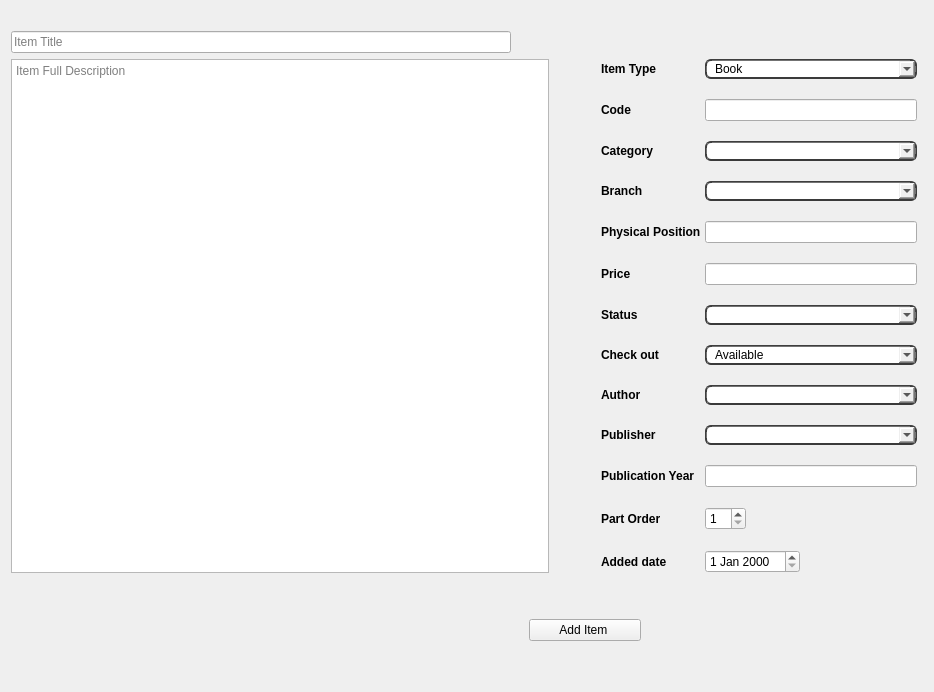
              <widget class="QWidget" name="tab_9">
               <attribute name="title">
                <string>Add New Item</string>
               </attribute>
               <layout class="QGridLayout" name="gridLayout_12">
                <item row="2" column="15">
                 <spacer name="horizontalSpacer_85">
                  <property name="orientation">
                   <enum>Qt::Horizontal</enum>
                  </property>
                  <property name="sizeHint" stdset="0">
                   <size>
                    <width>40</width>
                    <height>20</height>
                   </size>
                  </property>
                 </spacer>
                </item>
                <item row="10" column="24">
                 <spacer name="horizontalSpacer_11">
                  <property name="orientation">
                   <enum>Qt::Vertical</enum>
                  </property>
                  <property name="sizeType">
                   <enum>QSizePolicy::Maximum</enum>
                  </property>
                  <property name="sizeHint" stdset="0">
                   <size>
                    <width>2</width>
                    <height>40</height>
                   </size>
                  </property>
                 </spacer>
                </item>
                <item row="0" column="7">
                 <spacer name="horizontalSpacer_63">
                  <property name="orientation">
                   <enum>Qt::Horizontal</enum>
                  </property>
                  <property name="sizeHint" stdset="0">
                   <size>
                    <width>40</width>
                    <height>20</height>
                   </size>
                  </property>
                 </spacer>
                </item>
                <item row="0" column="17">
                 <spacer name="horizontalSpacer_84">
                  <property name="orientation">
                   <enum>Qt::Horizontal</enum>
                  </property>
                  <property name="sizeHint" stdset="0">
                   <size>
                    <width>40</width>
                    <height>20</height>
                   </size>
                  </property>
                 </spacer>
                </item>
                <item row="0" column="22">
                 <spacer name="horizontalSpacer_14">
                  <property name="orientation">
                   <enum>Qt::Horizontal</enum>
                  </property>
                  <property name="sizeHint" stdset="0">
                   <size>
                    <width>40</width>
                    <height>20</height>
                   </size>
                  </property>
                 </spacer>
                </item>
                <item row="10" column="25">
                 <spacer name="horizontalSpacer_9">
                  <property name="orientation">
                   <enum>Qt::Vertical</enum>
                  </property>
                  <property name="sizeType">
                   <enum>QSizePolicy::Maximum</enum>
                  </property>
                  <property name="sizeHint" stdset="0">
                   <size>
                    <width>2</width>
                    <height>40</height>
                   </size>
                  </property>
                 </spacer>
                </item>
                <item row="0" column="9">
                 <spacer name="horizontalSpacer_62">
                  <property name="orientation">
                   <enum>Qt::Horizontal</enum>
                  </property>
                  <property name="sizeHint" stdset="0">
                   <size>
                    <width>40</width>
                    <height>20</height>
                   </size>
                  </property>
                 </spacer>
                </item>
                <item row="0" column="16">
                 <spacer name="horizontalSpacer_82">
                  <property name="orientation">
                   <enum>Qt::Horizontal</enum>
                  </property>
                  <property name="sizeHint" stdset="0">
                   <size>
                    <width>40</width>
                    <height>20</height>
                   </size>
                  </property>
                 </spacer>
                </item>
                <item row="1" column="1" colspan="11">
                 <widget class="QLineEdit" name="lineEdit_3">
                  <property name="placeholderText">
                   <string>Item Title</string>
                  </property>
                 </widget>
                </item>
                <item row="0" column="6">
                 <spacer name="horizontalSpacer_60">
                  <property name="orientation">
                   <enum>Qt::Horizontal</enum>
                  </property>
                  <property name="sizeHint" stdset="0">
                   <size>
                    <width>40</width>
                    <height>20</height>
                   </size>
                  </property>
                 </spacer>
                </item>
                <item row="0" column="20">
                 <spacer name="horizontalSpacer_83">
                  <property name="orientation">
                   <enum>Qt::Horizontal</enum>
                  </property>
                  <property name="sizeHint" stdset="0">
                   <size>
                    <width>40</width>
                    <height>20</height>
                   </size>
                  </property>
                 </spacer>
                </item>
                <item row="0" column="4">
                 <spacer name="horizontalSpacer_79">
                  <property name="orientation">
                   <enum>Qt::Horizontal</enum>
                  </property>
                  <property name="sizeHint" stdset="0">
                   <size>
                    <width>40</width>
                    <height>20</height>
                   </size>
                  </property>
                 </spacer>
                </item>
                <item row="10" column="23">
                 <spacer name="horizontalSpacer_8">
                  <property name="orientation">
                   <enum>Qt::Vertical</enum>
                  </property>
                  <property name="sizeType">
                   <enum>QSizePolicy::Preferred</enum>
                  </property>
                  <property name="sizeHint" stdset="0">
                   <size>
                    <width>2</width>
                    <height>40</height>
                   </size>
                  </property>
                 </spacer>
                </item>
                <item row="0" column="1">
                 <spacer name="horizontalSpacer_12">
                  <property name="orientation">
                   <enum>Qt::Horizontal</enum>
                  </property>
                  <property name="sizeHint" stdset="0">
                   <size>
                    <width>40</width>
                    <height>20</height>
                   </size>
                  </property>
                 </spacer>
                </item>
                <item row="0" column="10">
                 <spacer name="horizontalSpacer_59">
                  <property name="orientation">
                   <enum>Qt::Horizontal</enum>
                  </property>
                  <property name="sizeHint" stdset="0">
                   <size>
                    <width>40</width>
                    <height>20</height>
                   </size>
                  </property>
                 </spacer>
                </item>
                <item row="0" column="8">
                 <spacer name="horizontalSpacer_64">
                  <property name="orientation">
                   <enum>Qt::Horizontal</enum>
                  </property>
                  <property name="sizeHint" stdset="0">
                   <size>
                    <width>40</width>
                    <height>20</height>
                   </size>
                  </property>
                 </spacer>
                </item>
                <item row="0" column="3">
                 <spacer name="horizontalSpacer_80">
                  <property name="orientation">
                   <enum>Qt::Horizontal</enum>
                  </property>
                  <property name="sizeHint" stdset="0">
                   <size>
                    <width>40</width>
                    <height>20</height>
                   </size>
                  </property>
                 </spacer>
                </item>
                <item row="0" column="2">
                 <spacer name="horizontalSpacer_16">
                  <property name="orientation">
                   <enum>Qt::Horizontal</enum>
                  </property>
                  <property name="sizeHint" stdset="0">
                   <size>
                    <width>40</width>
                    <height>20</height>
                   </size>
                  </property>
                 </spacer>
                </item>
                <item row="0" column="21">
                 <spacer name="horizontalSpacer_10">
                  <property name="orientation">
                   <enum>Qt::Horizontal</enum>
                  </property>
                  <property name="sizeType">
                   <enum>QSizePolicy::Minimum</enum>
                  </property>
                  <property name="sizeHint" stdset="0">
                   <size>
                    <width>40</width>
                    <height>20</height>
                   </size>
                  </property>
                 </spacer>
                </item>
                <item row="3" column="14">
                 <spacer name="verticalSpacer_23">
                  <property name="orientation">
                   <enum>Qt::Vertical</enum>
                  </property>
                  <property name="sizeType">
                   <enum>QSizePolicy::Maximum</enum>
                  </property>
                  <property name="sizeHint" stdset="0">
                   <size>
                    <width>20</width>
                    <height>40</height>
                   </size>
                  </property>
                 </spacer>
                </item>
                <item row="2" column="1" colspan="14">
                 <widget class="QTextEdit" name="textEdit">
                  <property name="placeholderText">
                   <string>Item Full Description</string>
                  </property>
                 </widget>
                </item>
                <item row="0" column="19">
                 <spacer name="horizontalSpacer_13">
                  <property name="orientation">
                   <enum>Qt::Horizontal</enum>
                  </property>
                  <property name="sizeHint" stdset="0">
                   <size>
                    <width>40</width>
                    <height>20</height>
                   </size>
                  </property>
                 </spacer>
                </item>
                <item row="0" column="11">
                 <spacer name="horizontalSpacer_17">
                  <property name="orientation">
                   <enum>Qt::Horizontal</enum>
                  </property>
                  <property name="sizeHint" stdset="0">
                   <size>
                    <width>40</width>
                    <height>20</height>
                   </size>
                  </property>
                 </spacer>
                </item>
                <item row="2" column="16" colspan="7">
                 <layout class="QFormLayout" name="formLayout_2">
                  <property name="sizeConstraint">
                   <enum>QLayout::SetDefaultConstraint</enum>
                  </property>
                  <property name="fieldGrowthPolicy">
                   <enum>QFormLayout::AllNonFixedFieldsGrow</enum>
                  </property>
                  <property name="rowWrapPolicy">
                   <enum>QFormLayout::DontWrapRows</enum>
                  </property>
                  <property name="horizontalSpacing">
                   <number>4</number>
                  </property>
                  <property name="verticalSpacing">
                   <number>20</number>
                  </property>
                  <property name="topMargin">
                   <number>0</number>
                  </property>
                  <property name="bottomMargin">
                   <number>0</number>
                  </property>
                  <item row="1" column="0">
                   <widget class="QLabel" name="label_87">
                    <property name="sizePolicy">
                     <sizepolicy hsizetype="Preferred" vsizetype="Preferred">
                      <horstretch>0</horstretch>
                      <verstretch>0</verstretch>
                     </sizepolicy>
                    </property>
                    <property name="font">
                     <font>
                      <family>MS Shell Dlg 2</family>
                      <weight>75</weight>
                      <bold>true</bold>
                     </font>
                    </property>
                    <property name="text">
                     <string>Item Type</string>
                    </property>
                   </widget>
                  </item>
                  <item row="1" column="1">
                   <widget class="QComboBox" name="comboBox_5">
                    <property name="sizePolicy">
                     <sizepolicy hsizetype="Preferred" vsizetype="Preferred">
                      <horstretch>0</horstretch>
                      <verstretch>0</verstretch>
                     </sizepolicy>
                    </property>
                    <property name="styleSheet">
                     <string notr="true">border-style: outset;
	border-width: 2px;
	border-top-color: qlineargradient(spread:pad, x1:0.5, y1:0.6, x2:0.5, y2:0.4, stop:0 rgba(115, 115, 115, 255), stop:1 rgba(62, 62, 62, 255));
	border-right-color: qlineargradient(spread:pad, x1:0.4, y1:0.5, x2:0.6, y2:0.5, stop:0 rgba(115, 115, 115, 255), stop:1 rgba(62, 62, 62, 255));
	border-left-color: qlineargradient(spread:pad, x1:0.6, y1:0.5, x2:0.4, y2:0.5, stop:0 rgba(115, 115, 115, 255), stop:1 rgba(62, 62, 62, 255));
	border-bottom-color: rgb(58, 58, 58);
	border-bottom-width: 1px;
	border-style: solid;
	border-width: 2px; border-radius: 6px;
	
padding: 0 8px;
</string>
                    </property>
                    <item>
                     <property name="text">
                      <string>Book</string>
                     </property>
                    </item>
                    <item>
                     <property name="text">
                      <string>Magazine</string>
                     </property>
                    </item>
                    <item>
                     <property name="text">
                      <string>Audio Material</string>
                     </property>
                    </item>
                   </widget>
                  </item>
                  <item row="2" column="0">
                   <widget class="QLabel" name="label_80">
                    <property name="font">
                     <font>
                      <family>MS Shell Dlg 2</family>
                      <weight>75</weight>
                      <bold>true</bold>
                     </font>
                    </property>
                    <property name="text">
                     <string>Code</string>
                    </property>
                   </widget>
                  </item>
                  <item row="2" column="1">
                   <widget class="QLineEdit" name="lineEdit_10">
                    <property name="sizePolicy">
                     <sizepolicy hsizetype="Preferred" vsizetype="Maximum">
                      <horstretch>0</horstretch>
                      <verstretch>0</verstretch>
                     </sizepolicy>
                    </property>
                   </widget>
                  </item>
                  <item row="3" column="0">
                   <widget class="QLabel" name="label_81">
                    <property name="sizePolicy">
                     <sizepolicy hsizetype="Preferred" vsizetype="Preferred">
                      <horstretch>0</horstretch>
                      <verstretch>0</verstretch>
                     </sizepolicy>
                    </property>
                    <property name="font">
                     <font>
                      <family>MS Shell Dlg 2</family>
                      <weight>75</weight>
                      <bold>true</bold>
                     </font>
                    </property>
                    <property name="text">
                     <string>Category</string>
                    </property>
                   </widget>
                  </item>
                  <item row="3" column="1">
                   <widget class="QComboBox" name="comboBox_40">
                    <property name="sizePolicy">
                     <sizepolicy hsizetype="Minimum" vsizetype="Maximum">
                      <horstretch>0</horstretch>
                      <verstretch>0</verstretch>
                     </sizepolicy>
                    </property>
                    <property name="styleSheet">
                     <string notr="true">border-style: outset;
	border-width: 2px;
	border-top-color: qlineargradient(spread:pad, x1:0.5, y1:0.6, x2:0.5, y2:0.4, stop:0 rgba(115, 115, 115, 255), stop:1 rgba(62, 62, 62, 255));
	border-right-color: qlineargradient(spread:pad, x1:0.4, y1:0.5, x2:0.6, y2:0.5, stop:0 rgba(115, 115, 115, 255), stop:1 rgba(62, 62, 62, 255));
	border-left-color: qlineargradient(spread:pad, x1:0.6, y1:0.5, x2:0.4, y2:0.5, stop:0 rgba(115, 115, 115, 255), stop:1 rgba(62, 62, 62, 255));
	border-bottom-color: rgb(58, 58, 58);
	border-bottom-width: 1px;
	border-style: solid;
	border-width: 2px; border-radius: 6px;
	
padding: 0 8px;
</string>
                    </property>
                   </widget>
                  </item>
                  <item row="4" column="0">
                   <widget class="QLabel" name="label_91">
                    <property name="font">
                     <font>
                      <family>MS Shell Dlg 2</family>
                      <weight>75</weight>
                      <bold>true</bold>
                     </font>
                    </property>
                    <property name="text">
                     <string>Branch</string>
                    </property>
                   </widget>
                  </item>
                  <item row="4" column="1">
                   <widget class="QComboBox" name="comboBox_41">
                    <property name="sizePolicy">
                     <sizepolicy hsizetype="Minimum" vsizetype="Maximum">
                      <horstretch>0</horstretch>
                      <verstretch>0</verstretch>
                     </sizepolicy>
                    </property>
                    <property name="styleSheet">
                     <string notr="true">border-style: outset;
	border-width: 2px;
	border-top-color: qlineargradient(spread:pad, x1:0.5, y1:0.6, x2:0.5, y2:0.4, stop:0 rgba(115, 115, 115, 255), stop:1 rgba(62, 62, 62, 255));
	border-right-color: qlineargradient(spread:pad, x1:0.4, y1:0.5, x2:0.6, y2:0.5, stop:0 rgba(115, 115, 115, 255), stop:1 rgba(62, 62, 62, 255));
	border-left-color: qlineargradient(spread:pad, x1:0.6, y1:0.5, x2:0.4, y2:0.5, stop:0 rgba(115, 115, 115, 255), stop:1 rgba(62, 62, 62, 255));
	border-bottom-color: rgb(58, 58, 58);
	border-bottom-width: 1px;
	border-style: solid;
	border-width: 2px; border-radius: 6px;
	
padding: 0 8px;
</string>
                    </property>
                   </widget>
                  </item>
                  <item row="5" column="0">
                   <widget class="QLabel" name="label_88">
                    <property name="font">
                     <font>
                      <family>MS Shell Dlg 2</family>
                      <weight>75</weight>
                      <bold>true</bold>
                     </font>
                    </property>
                    <property name="text">
                     <string>Physical Position</string>
                    </property>
                   </widget>
                  </item>
                  <item row="5" column="1">
                   <widget class="QLineEdit" name="lineEdit_12">
                    <property name="sizePolicy">
                     <sizepolicy hsizetype="Expanding" vsizetype="Maximum">
                      <horstretch>0</horstretch>
                      <verstretch>0</verstretch>
                     </sizepolicy>
                    </property>
                   </widget>
                  </item>
                  <item row="6" column="0">
                   <widget class="QLabel" name="label_82">
                    <property name="font">
                     <font>
                      <family>MS Shell Dlg 2</family>
                      <weight>75</weight>
                      <bold>true</bold>
                     </font>
                    </property>
                    <property name="text">
                     <string>Price</string>
                    </property>
                   </widget>
                  </item>
                  <item row="6" column="1">
                   <widget class="QLineEdit" name="lineEdit_11">
                    <property name="sizePolicy">
                     <sizepolicy hsizetype="Expanding" vsizetype="Maximum">
                      <horstretch>0</horstretch>
                      <verstretch>0</verstretch>
                     </sizepolicy>
                    </property>
                   </widget>
                  </item>
                  <item row="7" column="0">
                   <widget class="QLabel" name="label_85">
                    <property name="font">
                     <font>
                      <family>MS Shell Dlg 2</family>
                      <weight>75</weight>
                      <bold>true</bold>
                     </font>
                    </property>
                    <property name="text">
                     <string>Status</string>
                    </property>
                   </widget>
                  </item>
                  <item row="7" column="1">
                   <widget class="QComboBox" name="comboBox_43">
                    <property name="sizePolicy">
                     <sizepolicy hsizetype="Minimum" vsizetype="Maximum">
                      <horstretch>0</horstretch>
                      <verstretch>0</verstretch>
                     </sizepolicy>
                    </property>
                    <property name="styleSheet">
                     <string notr="true">border-style: outset;
	border-width: 2px;
	border-top-color: qlineargradient(spread:pad, x1:0.5, y1:0.6, x2:0.5, y2:0.4, stop:0 rgba(115, 115, 115, 255), stop:1 rgba(62, 62, 62, 255));
	border-right-color: qlineargradient(spread:pad, x1:0.4, y1:0.5, x2:0.6, y2:0.5, stop:0 rgba(115, 115, 115, 255), stop:1 rgba(62, 62, 62, 255));
	border-left-color: qlineargradient(spread:pad, x1:0.6, y1:0.5, x2:0.4, y2:0.5, stop:0 rgba(115, 115, 115, 255), stop:1 rgba(62, 62, 62, 255));
	border-bottom-color: rgb(58, 58, 58);
	border-bottom-width: 1px;
	border-style: solid;
	border-width: 2px; border-radius: 6px;
	
padding: 0 8px;
</string>
                    </property>
                   </widget>
                  </item>
                  <item row="8" column="0">
                   <widget class="QLabel" name="label_92">
                    <property name="font">
                     <font>
                      <family>MS Shell Dlg 2</family>
                      <weight>75</weight>
                      <bold>true</bold>
                     </font>
                    </property>
                    <property name="text">
                     <string>Check out</string>
                    </property>
                   </widget>
                  </item>
                  <item row="8" column="1">
                   <widget class="QComboBox" name="comboBox_45">
                    <property name="sizePolicy">
                     <sizepolicy hsizetype="Minimum" vsizetype="Maximum">
                      <horstretch>0</horstretch>
                      <verstretch>0</verstretch>
                     </sizepolicy>
                    </property>
                    <property name="styleSheet">
                     <string notr="true">border-style: outset;
	border-width: 2px;
	border-top-color: qlineargradient(spread:pad, x1:0.5, y1:0.6, x2:0.5, y2:0.4, stop:0 rgba(115, 115, 115, 255), stop:1 rgba(62, 62, 62, 255));
	border-right-color: qlineargradient(spread:pad, x1:0.4, y1:0.5, x2:0.6, y2:0.5, stop:0 rgba(115, 115, 115, 255), stop:1 rgba(62, 62, 62, 255));
	border-left-color: qlineargradient(spread:pad, x1:0.6, y1:0.5, x2:0.4, y2:0.5, stop:0 rgba(115, 115, 115, 255), stop:1 rgba(62, 62, 62, 255));
	border-bottom-color: rgb(58, 58, 58);
	border-bottom-width: 1px;
	border-style: solid;
	border-width: 2px; border-radius: 6px;
	
padding: 0 8px;
</string>
                    </property>
                    <item>
                     <property name="text">
                      <string>Available</string>
                     </property>
                    </item>
                    <item>
                     <property name="text">
                      <string>Non Available</string>
                     </property>
                    </item>
                   </widget>
                  </item>
                  <item row="9" column="0">
                   <widget class="QLabel" name="label_84">
                    <property name="font">
                     <font>
                      <family>MS Shell Dlg 2</family>
                      <weight>75</weight>
                      <bold>true</bold>
                     </font>
                    </property>
                    <property name="text">
                     <string>Author</string>
                    </property>
                   </widget>
                  </item>
                  <item row="9" column="1">
                   <widget class="QComboBox" name="comboBox_50">
                    <property name="sizePolicy">
                     <sizepolicy hsizetype="Minimum" vsizetype="Maximum">
                      <horstretch>0</horstretch>
                      <verstretch>0</verstretch>
                     </sizepolicy>
                    </property>
                    <property name="styleSheet">
                     <string notr="true">border-style: outset;
	border-width: 2px;
	border-top-color: qlineargradient(spread:pad, x1:0.5, y1:0.6, x2:0.5, y2:0.4, stop:0 rgba(115, 115, 115, 255), stop:1 rgba(62, 62, 62, 255));
	border-right-color: qlineargradient(spread:pad, x1:0.4, y1:0.5, x2:0.6, y2:0.5, stop:0 rgba(115, 115, 115, 255), stop:1 rgba(62, 62, 62, 255));
	border-left-color: qlineargradient(spread:pad, x1:0.6, y1:0.5, x2:0.4, y2:0.5, stop:0 rgba(115, 115, 115, 255), stop:1 rgba(62, 62, 62, 255));
	border-bottom-color: rgb(58, 58, 58);
	border-bottom-width: 1px;
	border-style: solid;
	border-width: 2px; border-radius: 6px;
	
padding: 0 8px;
</string>
                    </property>
                   </widget>
                  </item>
                  <item row="10" column="0">
                   <widget class="QLabel" name="label_83">
                    <property name="font">
                     <font>
                      <family>MS Shell Dlg 2</family>
                      <weight>75</weight>
                      <bold>true</bold>
                     </font>
                    </property>
                    <property name="text">
                     <string>Publisher</string>
                    </property>
                   </widget>
                  </item>
                  <item row="10" column="1">
                   <widget class="QComboBox" name="comboBox_51">
                    <property name="sizePolicy">
                     <sizepolicy hsizetype="Minimum" vsizetype="Maximum">
                      <horstretch>0</horstretch>
                      <verstretch>0</verstretch>
                     </sizepolicy>
                    </property>
                    <property name="styleSheet">
                     <string notr="true">border-style: outset;
	border-width: 2px;
	border-top-color: qlineargradient(spread:pad, x1:0.5, y1:0.6, x2:0.5, y2:0.4, stop:0 rgba(115, 115, 115, 255), stop:1 rgba(62, 62, 62, 255));
	border-right-color: qlineargradient(spread:pad, x1:0.4, y1:0.5, x2:0.6, y2:0.5, stop:0 rgba(115, 115, 115, 255), stop:1 rgba(62, 62, 62, 255));
	border-left-color: qlineargradient(spread:pad, x1:0.6, y1:0.5, x2:0.4, y2:0.5, stop:0 rgba(115, 115, 115, 255), stop:1 rgba(62, 62, 62, 255));
	border-bottom-color: rgb(58, 58, 58);
	border-bottom-width: 1px;
	border-style: solid;
	border-width: 2px; border-radius: 6px;
	
padding: 0 8px;
</string>
                    </property>
                   </widget>
                  </item>
                  <item row="11" column="0">
                   <widget class="QLabel" name="label_89">
                    <property name="font">
                     <font>
                      <family>MS Shell Dlg 2</family>
                      <weight>75</weight>
                      <bold>true</bold>
                     </font>
                    </property>
                    <property name="text">
                     <string>Publication Year</string>
                    </property>
                   </widget>
                  </item>
                  <item row="11" column="1">
                   <widget class="QLineEdit" name="lineEdit_16">
                    <property name="sizePolicy">
                     <sizepolicy hsizetype="Preferred" vsizetype="Maximum">
                      <horstretch>0</horstretch>
                      <verstretch>0</verstretch>
                     </sizepolicy>
                    </property>
                   </widget>
                  </item>
                  <item row="12" column="0">
                   <widget class="QLabel" name="label_86">
                    <property name="font">
                     <font>
                      <family>MS Shell Dlg 2</family>
                      <weight>75</weight>
                      <bold>true</bold>
                     </font>
                    </property>
                    <property name="text">
                     <string>Part Order</string>
                    </property>
                   </widget>
                  </item>
                  <item row="13" column="0">
                   <widget class="QLabel" name="label_90">
                    <property name="font">
                     <font>
                      <family>MS Shell Dlg 2</family>
                      <weight>75</weight>
                      <bold>true</bold>
                     </font>
                    </property>
                    <property name="text">
                     <string>Added date</string>
                    </property>
                   </widget>
                  </item>
                  <item row="13" column="1">
                   <widget class="QDateEdit" name="dateEdit_6">
                    <property name="sizePolicy">
                     <sizepolicy hsizetype="Maximum" vsizetype="Fixed">
                      <horstretch>0</horstretch>
                      <verstretch>0</verstretch>
                     </sizepolicy>
                    </property>
                   </widget>
                  </item>
                  <item row="12" column="1">
                   <widget class="QSpinBox" name="spinBox">
                    <property name="sizePolicy">
                     <sizepolicy hsizetype="Maximum" vsizetype="Fixed">
                      <horstretch>0</horstretch>
                      <verstretch>0</verstretch>
                     </sizepolicy>
                    </property>
                    <property name="minimum">
                     <number>1</number>
                    </property>
                   </widget>
                  </item>
                 </layout>
                </item>
                <item row="0" column="18">
                 <spacer name="horizontalSpacer_15">
                  <property name="orientation">
                   <enum>Qt::Horizontal</enum>
                  </property>
                  <property name="sizeHint" stdset="0">
                   <size>
                    <width>40</width>
                    <height>20</height>
                   </size>
                  </property>
                 </spacer>
                </item>
                <item row="4" column="14" colspan="3">
                 <widget class="QPushButton" name="pushButton_63">
                  <property name="text">
                   <string>Add Item </string>
                  </property>
                 </widget>
                </item>
                <item row="0" column="5">
                 <spacer name="horizontalSpacer_61">
                  <property name="orientation">
                   <enum>Qt::Horizontal</enum>
                  </property>
                  <property name="sizeHint" stdset="0">
                   <size>
                    <width>40</width>
                    <height>20</height>
                   </size>
                  </property>
                 </spacer>
                </item>
               </layout>
              </widget>
